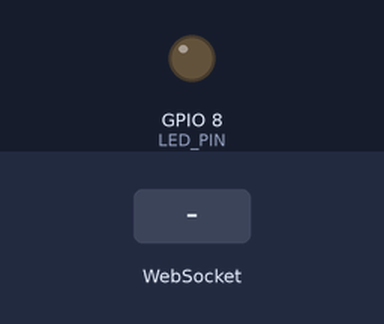
The sketch below on a simulated ESP32-C3. Parts: output pins drawn as LEDs (lit = HIGH). The test bench sets the inputs (shaded band). What the sketch prints to the serial monitor is not drawn.

Above: at 1.2 s.
1.3 s: WebSocket text "1" received
At 1.6 s:
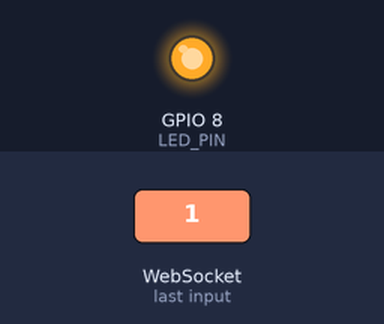
Timing chart, 0 to 7.8 s (numbered marks = the images above; inputs shaded):
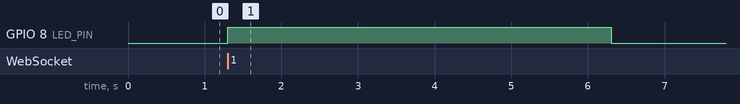

The sketch:

reciever_heartbeat.ino
```cpp
#define LED_PIN 8

#include <WiFi.h>
#include <WebSocketsServer.h>

const char* ssid = "ESP32-AP";
const char* password = "12345678";

WebSocketsServer webSocket = WebSocketsServer(81);

bool clientConnected = false;
unsigned long lastDataTime = 0;
const unsigned long timeoutNoData = 5000;  // Timeout nếu không nhận dữ liệu

void webSocketEvent(uint8_t client_num, WStype_t type, uint8_t* payload, size_t length) {
  switch (type) {
    case WStype_CONNECTED:
      Serial.printf("🔌 Client %u connected from %s\n", client_num, webSocket.remoteIP(client_num).toString().c_str());
      clientConnected = true;
      lastDataTime = millis();
      break;

    case WStype_TEXT:
      Serial.printf("📩 Received: %s\n", payload);
      lastDataTime = millis();
      break;

    case WStype_DISCONNECTED:
      Serial.printf("❌ Client %u disconnected\n", client_num);
      clientConnected = false;
      digitalWrite(LED_PIN, LOW);
      break;

    default:
      break;
  }
}

void setup() {
  Serial.begin(115200);
  pinMode(LED_PIN, OUTPUT);
  digitalWrite(LED_PIN, LOW);

  WiFi.softAP(ssid, password);
  Serial.println("✅ AP Started");
  Serial.println(WiFi.softAPIP());

  webSocket.begin();
  webSocket.onEvent(webSocketEvent);

  // Gửi ping mỗi 1 giây, chờ pong 0.5 giây, nếu 1 lần không phản hồi thì ngắt kết nối
  webSocket.enableHeartbeat(1000, 500, 1);
}

void loop() {
  webSocket.loop();

  if (clientConnected) {
    if (millis() - lastDataTime > timeoutNoData) {
      Serial.println("⚠️ Không nhận dữ liệu từ client trong 5 giây. Tắt LED.");
      clientConnected = false;
      digitalWrite(LED_PIN, LOW);
    } else {
      digitalWrite(LED_PIN, HIGH);
    }
  } else {
    digitalWrite(LED_PIN, LOW);
  }
}
```

Measured:
- after the input at 1.3 s, GPIO 8 (LED_PIN): LOW → HIGH at once, → LOW 5.0 s later
